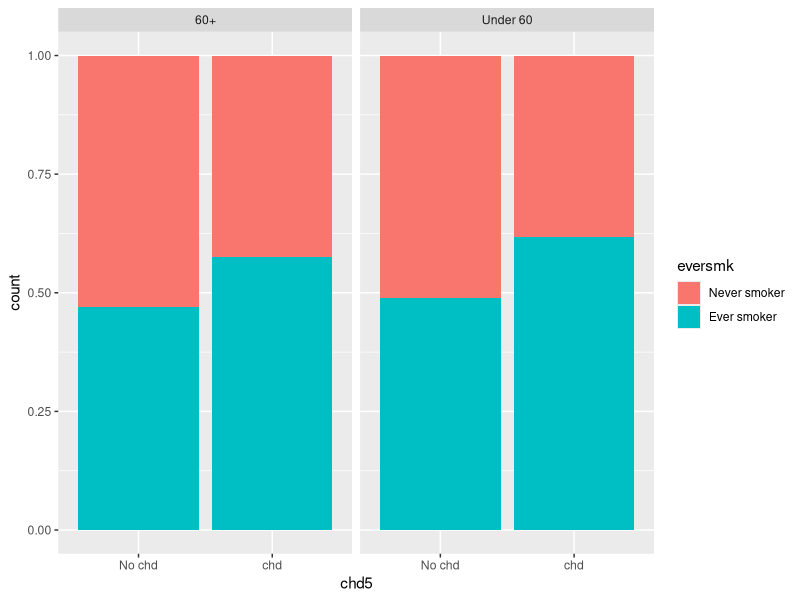
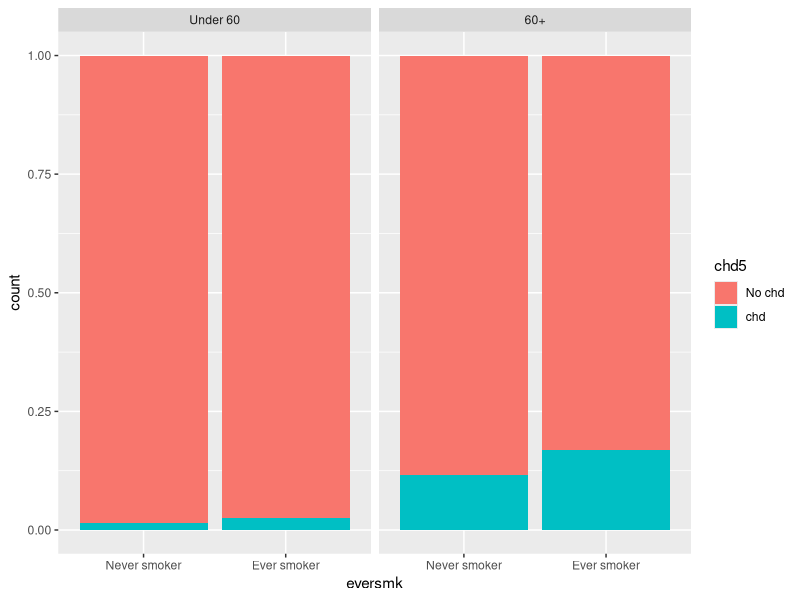
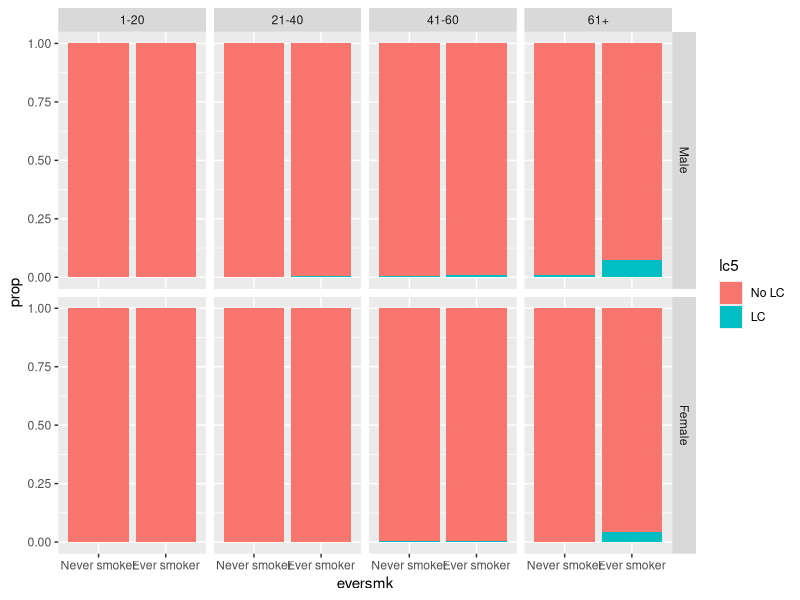
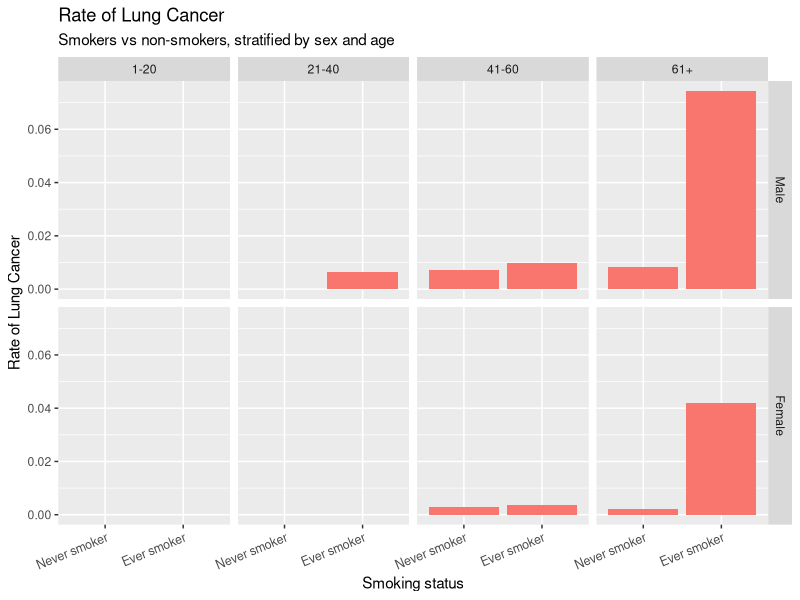
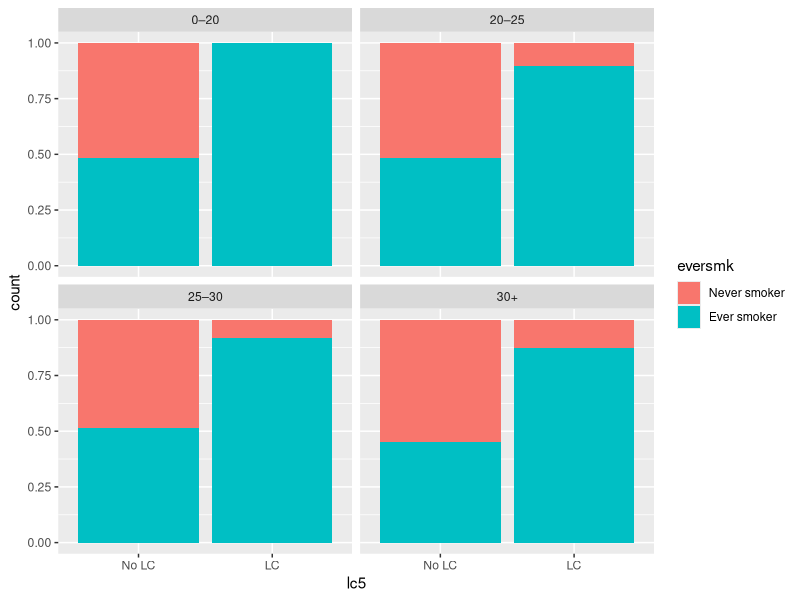
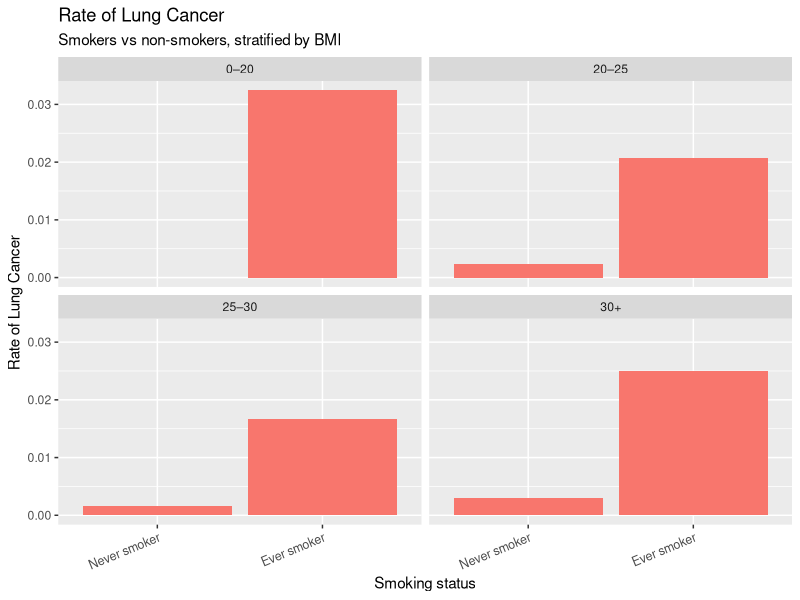
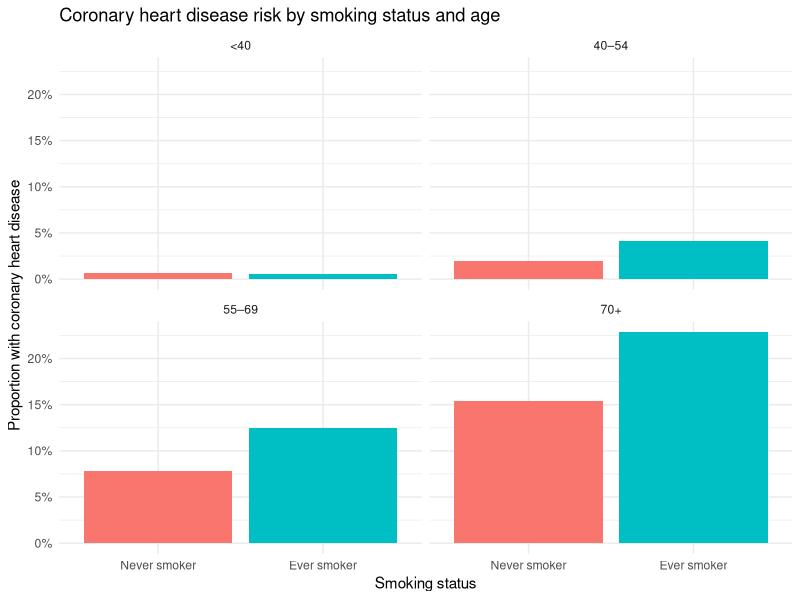
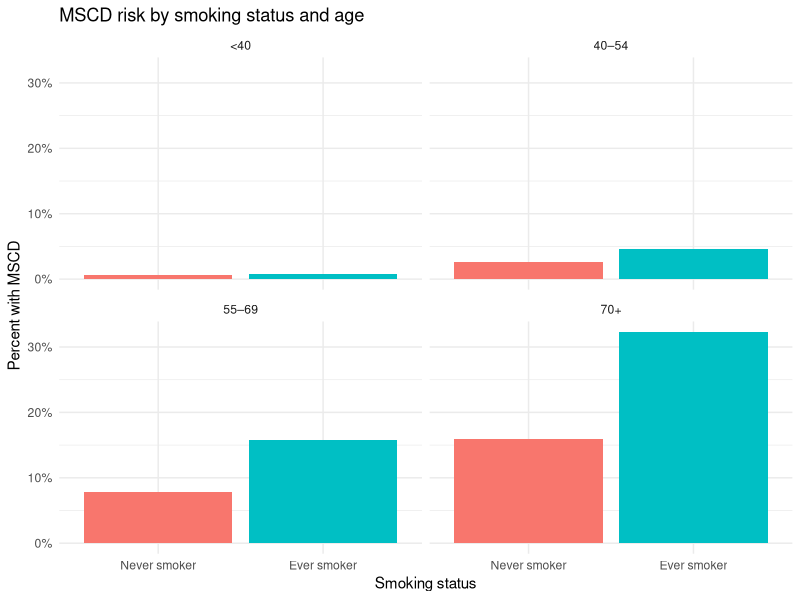

Generate these figures, in order, with R:
## ---- chunk 1
knitr::opts_chunk$set(echo = TRUE, message = FALSE)
## ---- chunk 2
library(tidyverse)  # core group of tidyverse packages
library(kableExtra)  # to make nice tables
## ---- chunk 3
nmes_data <- read_csv("module_1/nmesUNPROC.csv")

### Recode eversmk into Never smoker and Ever smoker and recode chd5 into No chd and chd
nmes_data <- nmes_data %>%
  mutate(eversmk = factor(eversmk, levels = c("0", "1"), labels = c("Never smoker", "Ever smoker")),
         chd5 = factor(chd5,levels = c("0", "1"), labels = c("No chd", "chd")),
         ### Create new column to split individuals in age groups
         age_group = ifelse(age < 60, "Under 60", "60+")
  )

ggplot(data=nmes_data) + geom_bar(mapping = aes(x=chd5, fill=eversmk), position="fill") + facet_wrap(~age_group)

## ---- chunk 4
nmes_data <- read_csv("module_1/nmesUNPROC.csv")

### Recode eversmk into Never smoker and Ever smoker and recode chd5 into No chd and chd
nmes_data <- nmes_data %>%
  mutate(
    eversmk = factor(
      eversmk,
      levels = c("0", "1"),
      labels = c("Never smoker", "Ever smoker")
    ),
    chd5 = factor(
      chd5,
      levels = c("0", "1"),
      labels = c("No chd", "chd")
    ),
    ### Create new column to split individuals in age groups
    age_group = factor(
      ifelse(age < 60, "Under 60", "60+"), 
      levels = c("Under 60", "60+"))
  )

ggplot(data = nmes_data) + 
  geom_bar(mapping = aes(x = eversmk, fill = chd5),
                                    position = "fill") + 
  facet_wrap( ~ age_group)

## ---- chunk 5
nmes_data <- read_csv("module_1/nmesUNPROC.csv")

nmes_data <- nmes_data %>%
  mutate(eversmk = factor(eversmk, 
                          levels = c("0", "1"), 
                          labels = c("Never smoker", "Ever smoker")),
         lc5 = factor(lc5, 
                      levels = c("0", "1"), 
                      labels = c("No LC", "LC")),
         
         female = factor(female, 
                         levels = c("0", "1"), 
                         labels = c("Male", "Female")),
         
         age = cut (age, 
                    breaks = c(0, 20, 40, 60, Inf), 
                    labels = c("1-20", "21-40", "41-60", "61+"))

         )


my_table <- nmes_data %>%
  count(age, female, lc5, eversmk) %>%
  group_by(age, female, eversmk) %>%
  mutate(prop = n/sum(n))

my_table

ggplot(data = my_table) + 
  geom_bar(aes(x = eversmk, y = prop, fill = lc5), stat = "identity", position = "stack") +
  facet_grid(female ~ age)

## ---- chunk 6

my_table <- nmes_data %>%
  count(age, female, eversmk, lc5, .drop = FALSE) %>%
  group_by(age, female, eversmk) %>%
  mutate(prop = n/sum(n))


my_table %>%
  filter(lc5 == "LC") %>%
  ggplot() + 
  geom_bar(aes(x = eversmk, y = prop, fill = lc5), stat = "identity", position = "stack") +
  facet_grid(female ~ age) +   
  labs(
    title = "Rate of Lung Cancer",
    subtitle = "Smokers vs non-smokers, stratified by sex and age",
    x = "Smoking status",
    y = "Rate of Lung Cancer") +
  guides(fill="none") +
  theme(axis.text.x = element_text(angle = 22.5,
                                   hjust = 1,
                                   size = 9))


## ---- chunk 7
nmes_data <- read_csv("module_1/nmesUNPROC.csv")

nmes_data <- nmes_data %>%
  filter(bmi > 0) %>%
  mutate(
    eversmk = factor(eversmk, levels = c(0, 1), labels = c("Never smoker", "Ever smoker")),
    lc5     = factor(lc5,     levels = c(0, 1), labels = c("No LC", "LC")),
    bmi_cat = case_when(
      bmi < 20                ~ "0–20",
      bmi >= 20 & bmi < 25    ~ "20–25",
      bmi >= 25 & bmi < 30    ~ "25–30",
      bmi >= 30               ~ "30+",
    ),
    bmi_cat = factor(bmi_cat, levels = c("0–20", "20–25", "25–30", "30+"))
  ) %>%
  filter(!is.na(bmi_cat))

ggplot(nmes_data) +
  geom_bar(aes(x = lc5, fill = eversmk), position = "fill") +
  facet_wrap(~ bmi_cat) 

## ---- chunk 8
my_table <- nmes_data %>%
  count(bmi_cat, eversmk, lc5, .drop = FALSE) %>%
  group_by(bmi_cat, eversmk) %>%
  mutate(prop = n/sum(n))


my_table %>%
  filter(lc5 == "LC") %>%
  ggplot() + 
  geom_bar(aes(x = eversmk, y = prop, fill = lc5), stat = "identity", position = "stack") +
  facet_wrap(~bmi_cat) +   
  labs(
    title = "Rate of Lung Cancer",
    subtitle = "Smokers vs non-smokers, stratified by BMI",
    x = "Smoking status",
    y = "Rate of Lung Cancer") +
  guides(fill="none") +
  theme(axis.text.x = element_text(angle = 22.5,
                                   hjust = 1,
                                   size = 9))



## ---- chunk 9
nmes_data <- read_csv("module_1/nmesUNPROC.csv")

nmes_data <- nmes_data %>%
  mutate(
    smoker = factor(
      if_else(eversmk == 1, "Ever smoker", "Never smoker"),
      levels = c("Never smoker", "Ever smoker")
    ),
    chd = chd5
  )

### Create age groups to compare smokers and non-smokers of similar age

nmes_data <- nmes_data %>%
  mutate(
    age_group = cut(
      age,
      breaks = c(0, 40, 55, 70, Inf),
      labels = c("<40", "40–54", "55–69", "70+")
    )
  )

plot_data <- nmes_data %>%
  group_by(age_group, smoker) %>%
  summarize(
    disease_risk = mean(chd, na.rm = TRUE),
    .groups = "drop" #ungroup the data after summarizing
  )

### Plot coronary heart disease risk by smoking status, stratified by age

ggplot(plot_data, aes(x = smoker, y = disease_risk, fill = smoker)) +
  geom_col(position = "dodge") +
  facet_wrap(~ age_group) +
  scale_y_continuous(labels = scales::percent_format(accuracy = 1)) +
  labs(
    title = "Coronary heart disease risk by smoking status and age",
    x = "Smoking status",
    y = "Proportion with coronary heart disease"
  ) +
  theme_minimal() +
  theme(legend.position = "none")

## ---- chunk 10

nmes_data <- read_csv("module_1/nmesUNPROC.csv")

nmes_data <- nmes_data %>%
  mutate(
    smoker = factor(eversmk,
      levels = c("0", "1"),
      labels = c("Never smoker", "Ever smoker")),
    age_group = cut(
      age,
      breaks = c(0, 40, 55, 70, Inf),
      labels = c("<40", "40–54", "55–69", "70+")
    )
)

### Create age groups to compare smokers and non-smokers of similar age


plot_data <- nmes_data %>%
  group_by(age_group, smoker) %>%
  summarize(
    disease_risk = mean(chd5 | lc5, na.rm = TRUE),
    .groups = "drop" #ungroup the data after summarizing
  )

### Plot MSCD risk by smoking status, stratified by age

ggplot(plot_data, aes(x = smoker, y = disease_risk, fill = smoker)) +
  geom_col(position = "dodge") +
  facet_wrap(~ age_group) +
  scale_y_continuous(labels = scales::percent_format(accuracy = 1)) +
  labs(
    title = "MSCD risk by smoking status and age",
    x = "Smoking status",
    y = "Percent with MSCD"
  ) +
  theme_minimal() +
  theme(legend.position = "none")

## ---- chunk 11
nmes_data <- read_csv("module_1/nmesUNPROC.csv")

nmes_data <- nmes_data %>%
  mutate(educate = factor(educate,
                    levels = c("1", "2", "3", "4"),
                    labels = c("College graduate", "Some college", "HS Grad", "Other")),
         female = factor(female, 
                         levels = c("0", "1"),
                         labels = c("Male", "Female")),
         eversmk = factor(eversmk, 
                          levels = c("0", "1"), 
                          labels = c("Never smoker", "Ever smoker")),
         lc5 = factor(lc5, 
                      levels = c("0", "1"), 
                      labels = c("No LC", "LC")),
         poor = factor(poor,
                       levels = c("0", "1"),
                       labels = c("Not poor", "Poor"))
         )

ggplot(data = nmes_data) + 
  geom_bar(mapping = aes(x = lc5, fill = eversmk), position = "fill") +
  facet_grid(female~educate)

## ---- chunk 12
nmes_data <- read_csv("module_1/nmesUNPROC.csv")

nmes_data <- nmes_data %>%
  mutate(educate = factor(educate,
                    levels = c("1", "2", "3", "4"),
                    labels = c("College Grad", "Some college", "HS Grad", "Other")),
         female = factor(female, 
                         levels = c("0", "1"),
                         labels = c("Male", "Female")),
         eversmk = factor(eversmk, 
                          levels = c("0", "1"), 
                          labels = c("Never smoker", "Ever smoker")),
         lc5 = factor(lc5, 
                      levels = c("0", "1"), 
                      labels = c("No LC", "LC")),
         poor = factor(poor,
                       levels = c("0", "1"),
                       labels = c("Not poor", "Poor"))
         )

my_table <- nmes_data %>%
  count(eversmk, lc5, educate, female) %>%
  group_by(eversmk, educate, female) %>%
  mutate(prop = n/sum(n)) 

my_table %>%
  filter(lc5 == "LC") %>%
  ggplot() + 
  geom_bar(mapping = aes(x = eversmk, y = prop), stat = "identity") +
  facet_grid(female~educate)  +   
  labs(
    title = "Rate of Lung Cancer",
    subtitle = "Smokers vs non-smokers, stratified by sex and education",
    x = "Smoking status",
    y = "Rate of Lung Cancer") +
  guides(fill="none") +
  theme(axis.text.x = element_text(angle = 22.5,
                                   hjust = 1,
                                   size = 9))


## ---- chunk 13
nmes_data <- read_csv("module_1/nmesUNPROC.csv")

nmes_data <- nmes_data %>%
  mutate(eversmk = factor(eversmk, 
                          levels = c("0", "1"), 
                          labels = c("Never smoker", "Ever smoker")),
         lc5 = factor(lc5, 
                      levels = c("0", "1"), 
                      labels = c("No LC", "LC")),
         female = factor(female, 
                         levels = c("0", "1"), 
                         labels = c("Male", "Female")))
# Table stratified by gender
my_table <- nmes_data %>%
  count(lc5, eversmk, female) %>%
  group_by(eversmk, female) %>%
  mutate(prop = n/sum(n)) %>%
  rename(
    "Smoking Status" = eversmk, 
    "Lung Cancer (LC) Status" = lc5,
    "Gender" = female
  )
my_table %>%
  kable(digits = 3) %>%
  kable_styling()

## ---- chunk 14

# Table stratified by gender
my_table <- nmes_data %>%
  count(lc5, eversmk, female) %>%
  group_by(eversmk, female) %>%
  mutate(prop = n/sum(n)) %>%
  filter(lc5 == "LC") %>%
  arrange(female, eversmk)%>%
  select(-lc5) %>%
  rename(
    "Smoking Status" = eversmk, 
    "Gender" = female,
    "Rate of lung cancer" = prop
  )
my_table %>%
  kable(digits = 3) %>%
  kable_styling()
